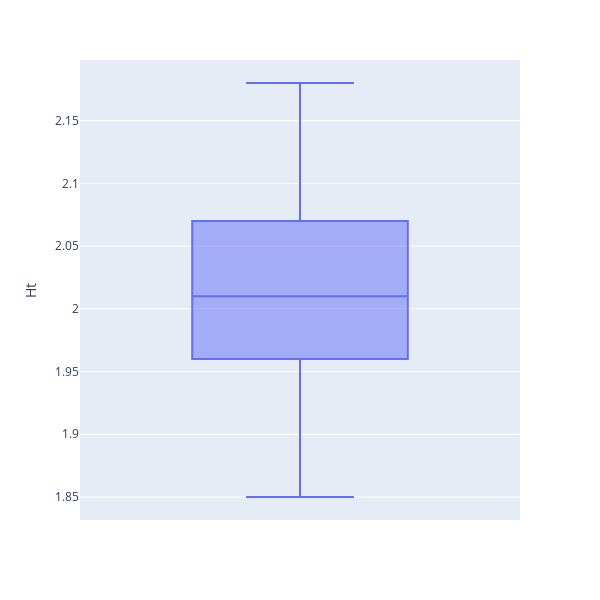

The code cell stored with this chart in its notebook:
### Code cell
fig = px.box(NumPlayers, y='Ht',width=600,height=600)
fig.show()

### Figure 1 — Plotly figure (JSON) as saved in the notebook; plotly's stock layout.template omitted (floating-point values rounded to 4 significant figures)
{"data": [{"alignmentgroup": "True", "hovertemplate": "Ht=%{y}<extra></extra>", "legendgroup": "", "marker": {"color": "#636efa"}, "name": "", "notched": false, "offsetgroup": "", "orientation": "v", "showlegend": false, "type": "box", "x0": " ", "xaxis": "x", "y": [2.03, 1.98, 1.93, 1.93, 2.06, 1.85, 2.01, 2.18, 2.16, 2.01, 2.01, 1.93, 2.01, 1.98, 2.13, 2.01, 1.88, 2.01, 1.98, 2.08, 2.16, 1.96, 1.91, 1.96, 2.08, 1.96, 1.98, 2.08], "y0": " ", "yaxis": "y"}], "layout": {"boxmode": "group", "height": 600, "legend": {"tracegroupgap": 0}, "margin": {"t": 60}, "width": 600, "xaxis": {"anchor": "y", "domain": [0, 1]}, "yaxis": {"anchor": "x", "domain": [0, 1], "title": {"text": "Ht"}}}}
